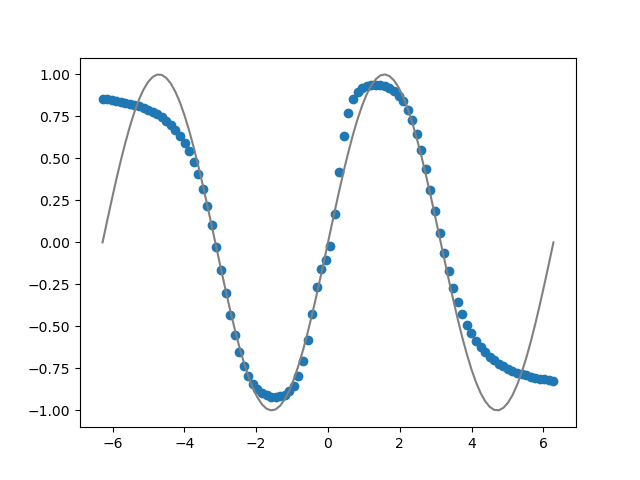

This chart was generated by the following Python code:
import sys, os, tqdm, random, math
import matplotlib.pyplot as plt
import numpy as np

current_dir = os.path.dirname(os.path.abspath(__file__))
parent_dir = os.path.join(current_dir, "../..")
autograd_path = os.path.abspath(parent_dir)
sys.path.append(autograd_path)

from autograd.engine import Value
import autograd.nn as nn

""" 
generate a dataset for the target function
f(x) = sin(x) + noise
"""
noise = lambda: random.uniform(-0.1, 0.1)
f = lambda x: math.sin(x[0])
X = [[random.uniform(-2 * math.pi, 2 * math.pi)] for i in range(50)]
y = [f(x) + noise() for x in X]

# construct model
model = nn.Net(1, [20, 20, 1])
print(model)
print(f"trainable_params={model.nparams()}")

lr = 0.001
epochs = 500

pbar = tqdm.trange(1, epochs + 1, desc="[loss: xxxxxx]")
for epoch in pbar:
    # forward
    loss = 0
    for x, yi in zip(X, y):
        loss += (model(x) - yi) ** 2
    pbar.set_description(f"[loss={str(loss.data)[:6]}][epoch={epoch}]")
    
    # backward
    model.zero_grad()
    loss.backward()

    # update params
    model.step(lr)

plt.figure()
X_true = list(np.linspace(-2 * math.pi, 2 * math.pi, 100))
y_true = [math.sin(x) for x in X_true]
plt.plot(X_true, y_true, label="actual", c="gray")
plt.scatter(X_true, [model([x]) for x in X_true], label="predicted")
plt.show()
